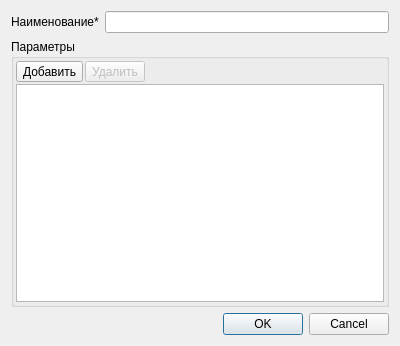
<?xml version="1.0" encoding="UTF-8"?>
<ui version="4.0">
 <class>DialogCardProductType</class>
 <widget class="QDialog" name="DialogCardProductType">
  <property name="geometry">
   <rect>
    <x>0</x>
    <y>0</y>
    <width>400</width>
    <height>346</height>
   </rect>
  </property>
  <property name="windowTitle">
   <string>Новый тип товара</string>
  </property>
  <layout class="QVBoxLayout" name="verticalLayout_2">
   <item>
    <layout class="QHBoxLayout" name="horizontalLayout">
     <item>
      <widget class="QLabel" name="label">
       <property name="text">
        <string>Наименование*</string>
       </property>
      </widget>
     </item>
     <item>
      <widget class="QLineEdit" name="lineEdit"/>
     </item>
    </layout>
   </item>
   <item>
    <widget class="QGroupBox" name="groupBoxFeatures">
     <property name="title">
      <string>Параметры</string>
     </property>
     <layout class="QVBoxLayout" name="verticalLayout">
      <property name="spacing">
       <number>2</number>
      </property>
      <property name="leftMargin">
       <number>2</number>
      </property>
      <property name="topMargin">
       <number>2</number>
      </property>
      <property name="rightMargin">
       <number>2</number>
      </property>
      <property name="bottomMargin">
       <number>2</number>
      </property>
      <item>
       <layout class="QHBoxLayout" name="horizontalLayout_2">
        <property name="spacing">
         <number>2</number>
        </property>
        <item>
         <widget class="QToolButton" name="toolButtonAdd">
          <property name="text">
           <string>Добавить</string>
          </property>
          <property name="icon">
           <iconset resource="../../res.qrc">
            <normaloff>:/32/icons/32x32/add.png</normaloff>:/32/icons/32x32/add.png</iconset>
          </property>
          <property name="iconSize">
           <size>
            <width>24</width>
            <height>24</height>
           </size>
          </property>
          <property name="toolButtonStyle">
           <enum>Qt::ToolButtonTextBesideIcon</enum>
          </property>
         </widget>
        </item>
        <item>
         <widget class="QToolButton" name="toolButtonDelete">
          <property name="enabled">
           <bool>false</bool>
          </property>
          <property name="text">
           <string>Удалить</string>
          </property>
          <property name="icon">
           <iconset resource="../../res.qrc">
            <normaloff>:/32/icons/32x32/delete.png</normaloff>:/32/icons/32x32/delete.png</iconset>
          </property>
          <property name="iconSize">
           <size>
            <width>24</width>
            <height>24</height>
           </size>
          </property>
          <property name="toolButtonStyle">
           <enum>Qt::ToolButtonIconOnly</enum>
          </property>
         </widget>
        </item>
        <item>
         <spacer name="horizontalSpacer_2">
          <property name="orientation">
           <enum>Qt::Horizontal</enum>
          </property>
          <property name="sizeHint" stdset="0">
           <size>
            <width>471</width>
            <height>20</height>
           </size>
          </property>
         </spacer>
        </item>
       </layout>
      </item>
      <item>
       <widget class="QTreeView" name="treeView">
        <property name="selectionMode">
         <enum>QAbstractItemView::ExtendedSelection</enum>
        </property>
        <property name="rootIsDecorated">
         <bool>false</bool>
        </property>
       </widget>
      </item>
     </layout>
    </widget>
   </item>
   <item>
    <widget class="QDialogButtonBox" name="buttonBox">
     <property name="orientation">
      <enum>Qt::Horizontal</enum>
     </property>
     <property name="standardButtons">
      <set>QDialogButtonBox::Cancel|QDialogButtonBox::Ok</set>
     </property>
    </widget>
   </item>
  </layout>
 </widget>
 <resources>
  <include location="../../res.qrc"/>
 </resources>
 <connections>
  <connection>
   <sender>buttonBox</sender>
   <signal>accepted()</signal>
   <receiver>DialogCardProductType</receiver>
   <slot>accept()</slot>
   <hints>
    <hint type="sourcelabel">
     <x>248</x>
     <y>254</y>
    </hint>
    <hint type="destinationlabel">
     <x>157</x>
     <y>274</y>
    </hint>
   </hints>
  </connection>
  <connection>
   <sender>buttonBox</sender>
   <signal>rejected()</signal>
   <receiver>DialogCardProductType</receiver>
   <slot>reject()</slot>
   <hints>
    <hint type="sourcelabel">
     <x>316</x>
     <y>260</y>
    </hint>
    <hint type="destinationlabel">
     <x>286</x>
     <y>274</y>
    </hint>
   </hints>
  </connection>
 </connections>
</ui>
